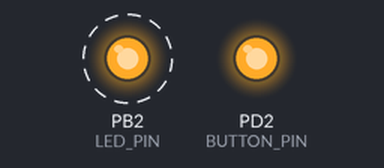
The program below on a simulated ATmega328P, built with avr-gcc and emulated at 8 MHz. Parts: output pins drawn as LEDs (lit = HIGH). Dashed ring = blinking.

Above: at 0.12 s.
Timing chart, 0 to 3.0 s (numbered marks = the images above):
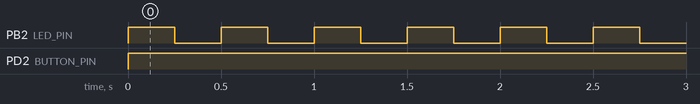

The program:

main.c
```c
#define F_CPU 8000000UL
#include <avr/io.h>
#include <avr/interrupt.h>
#include <util/delay.h>

#define LEDPORT PORTB
#define LED_PIN PORTB2
#define LED_DDR DDRB

#define BUTTONPORT PORTD
#define BUTTONDDR DDRD
#define BUTTON_PIN PORTD2
#define BUTTONPIN PD2

ISR(INT0_vect)
{
	unsigned char temp; // Saves current state of LED light
	EIFR |= (1 <<INTF0); // clear flag
	temp = LEDPORT;	// Save the LED light state
	LEDPORT |= (1 << LED_PIN);	// Turn LED on
	_delay_ms(1000);	// Keep LED on for 1 sec
	LEDPORT = temp;	// Restore state
}

int main(void)
{
	LED_DDR |= (1 << LED_PIN);	// Set LED to output
	LEDPORT &= ~(1 << LED_PIN);	// Initial state of OFF

	BUTTONPORT = (1 << BUTTONPIN);	// pull-up
	BUTTONDDR = (1 << BUTTONPIN);	// set PD2 as input (using for interrupt INT0)

	EIMSK = (1 << INT0);					// Enable INT0
	EICRA = (1 << ISC01) | (1 << ISC00);	// Trigger INT0 on rising edge

	sei(); // enables interrupt

	while (1)	// Loops forever
	{
		LEDPORT |= (1 << LED_PIN);	// turn LED on
		_delay_ms(250);	// 0.25 sec delay
		LEDPORT &= ~(1 << LED_PIN);	// turn LED off
		_delay_ms(250);	// 0.25 sec delay
	}
}
```

Measured:
- by itself, PB2 (LED_PIN): alternates HIGH for 0.25 s and LOW for 0.25 s
- by itself, PD2 (BUTTON_PIN): LOW → HIGH at 0.00 s
